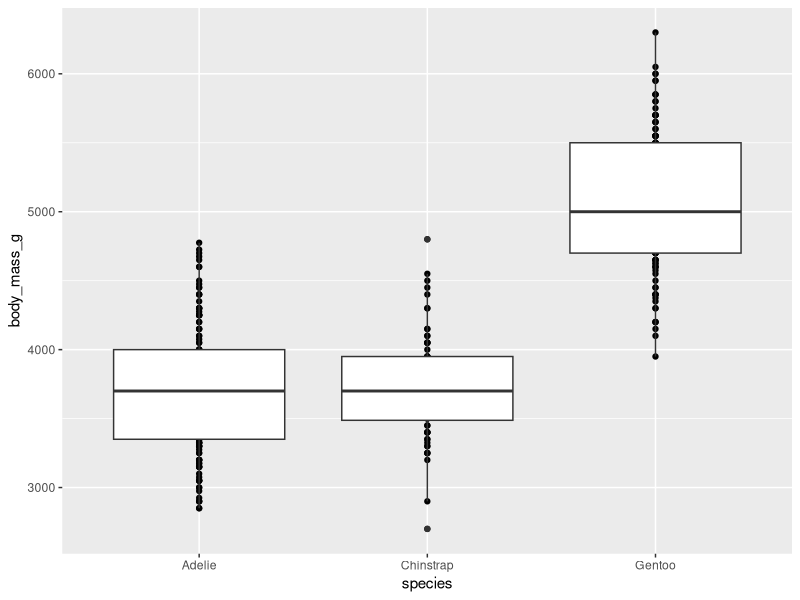
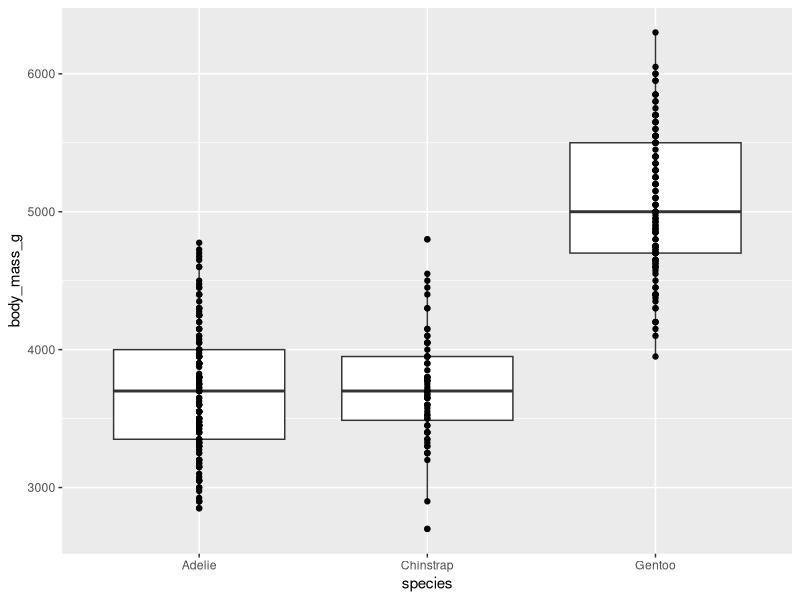
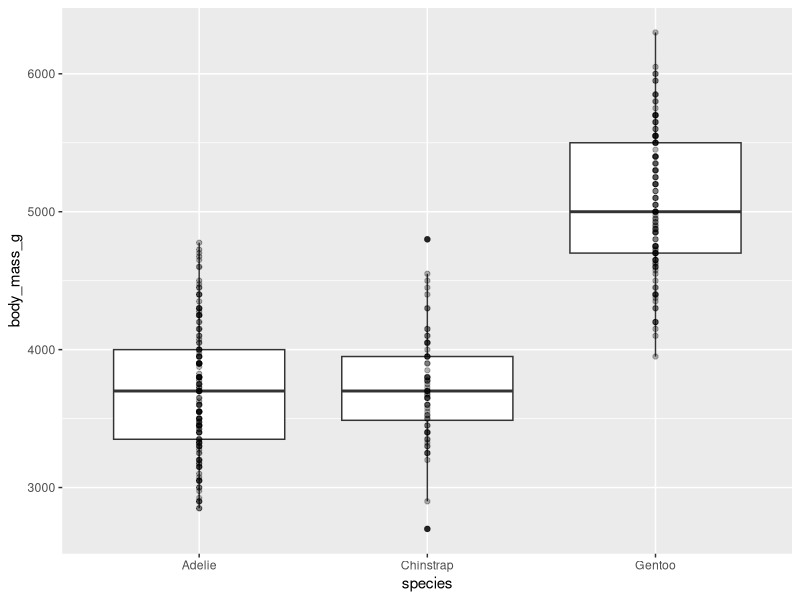
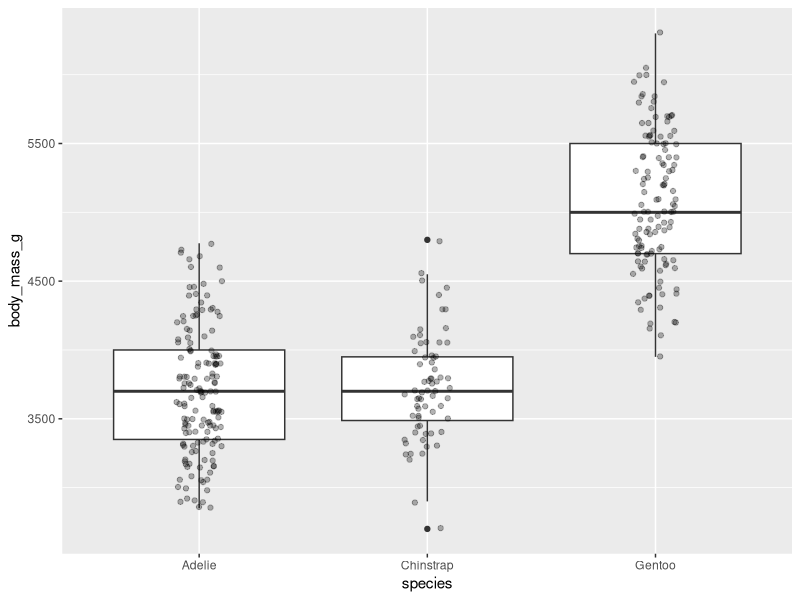
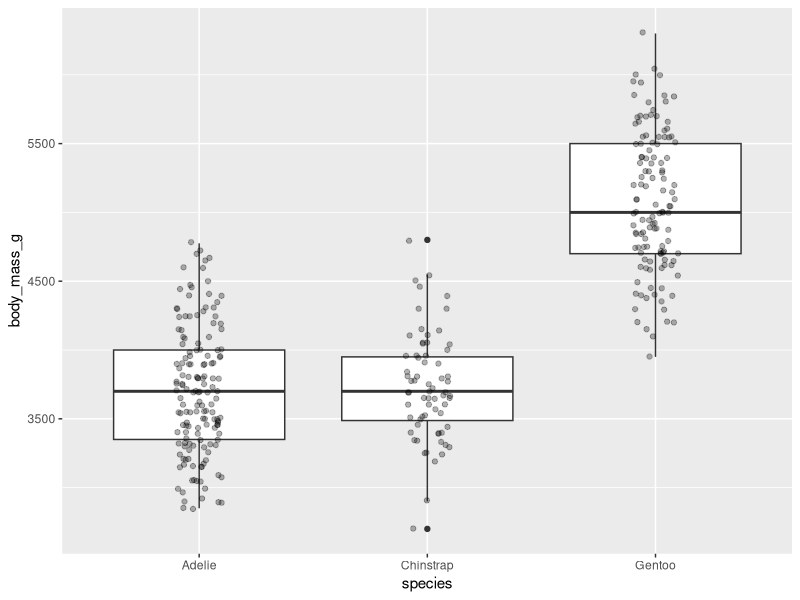
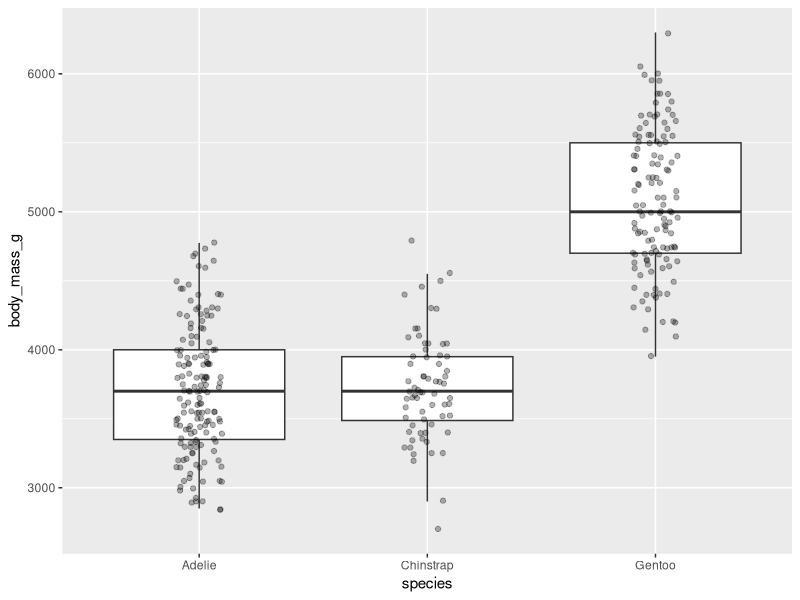
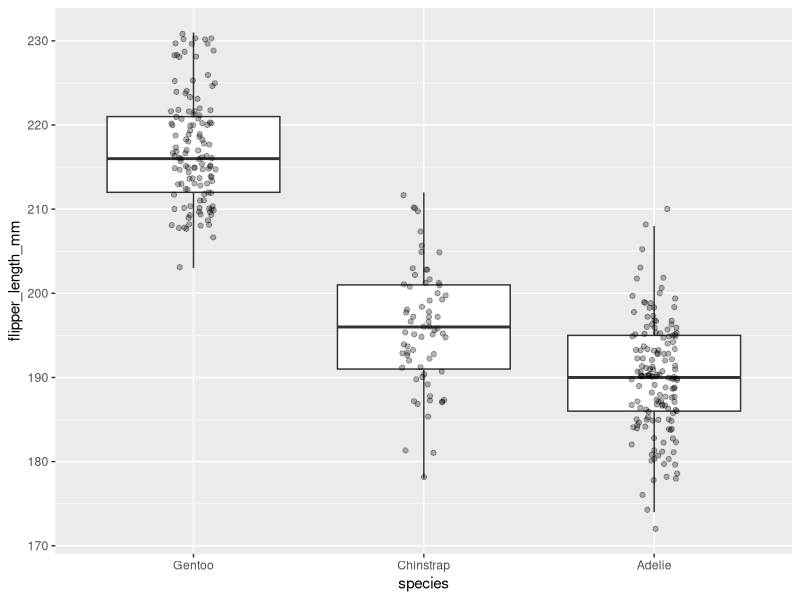
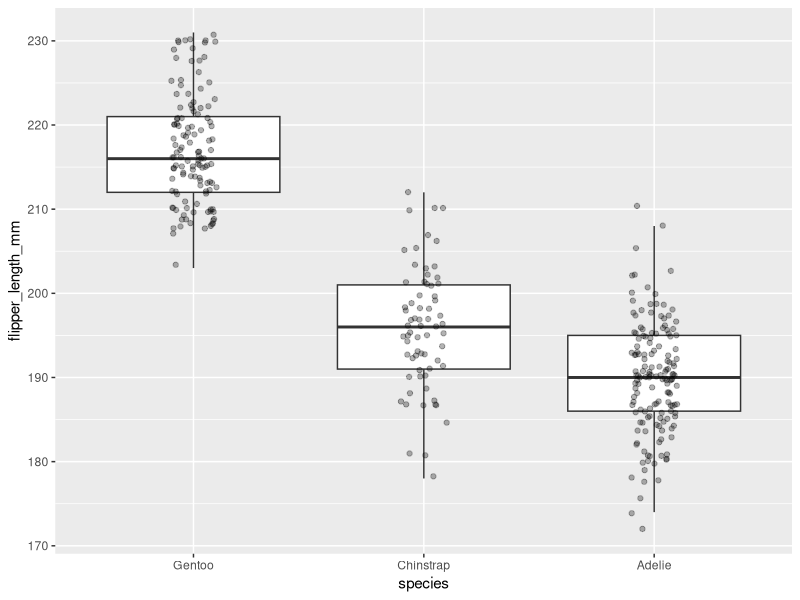

These charts were generated, in order, by the following R code: (Note: this script raises an error after producing the figures.)
## ---- chunk 1
library(tidyverse)
penguins_df <- palmerpenguins::penguins
options(scipen = 999) # just reduces ggplot from using scientific notation on axis ticks 

## ---- chunk 2
ggplot(data = penguins_df, aes(x = species, y = body_mass_g))+
  geom_point()+
  geom_boxplot()
## ---- chunk 3
ggplot(data = penguins_df, aes(x = species, y = body_mass_g))+
  geom_boxplot()+
  geom_point()
## ---- chunk 4
ggplot(data = penguins_df, aes(x = species, y = body_mass_g))+
  geom_boxplot()+
  geom_point(alpha = 0.3)
## ---- chunk 5
penguins_df|>filter(!is.na(body_mass_g))|>group_by(species)|>count()
## ---- chunk 6
penguins_df|>filter(!is.na(body_mass_g))|>group_by(species, body_mass_g)|>count()|>
  arrange(desc(n))
## ---- chunk 7
ggplot(data = penguins_df, aes(x = species, y = body_mass_g))+
  geom_boxplot()+
  geom_point(alpha = 0.3, position = position_jitter(width = 0.1))
# OR
ggplot(data = penguins_df, aes(x = species, y = body_mass_g))+
  geom_boxplot()+
  geom_jitter(alpha = 0.3, width = 0.1)

## ---- chunk 8
ggplot(data = penguins_df, aes(x = species, y = body_mass_g))+
  geom_boxplot(outliers=FALSE)+
  geom_jitter(alpha = 0.3, width = 0.1)

## ---- chunk 9
penguins_df|>
  group_by(species)|>
  summarize(mean_fl = mean(flipper_length_mm, na.rm = TRUE))

## ---- chunk 10
ggplot(data = penguins_df|>mutate(species = fct_relevel(species, "Gentoo", "Chinstrap", "Adelie")), aes(x = species, y = flipper_length_mm))+
  geom_boxplot(outliers=FALSE)+
  geom_jitter(alpha = 0.3, width = 0.1)

penguins_df2 <- penguins_df|>mutate(species = fct_relevel(species, "Gentoo", "Chinstrap", "Adelie"))
ggplot(data = penguins_df2, aes(x = species, y = flipper_length_mm))+
  geom_boxplot(outliers=FALSE)+
  geom_jitter(alpha = 0.3, width = 0.1)

## ---- chunk 11

ggplot(data = penguins_df|>mutate(species = fct_reorder(species, flipper_length_mm, mean, .desc = TRUE)), aes(x = species, y = flipper_length_mm))+
  geom_boxplot(outliers=FALSE)+
  geom_jitter(alpha = 0.3, width = 0.1)

## ---- chunk 12
penguins_sum1 <- penguins_df|>
  group_by(species)|>
  summarize(mean = mean(body_mass_g, na.rm = TRUE), 
            sd = sd(body_mass_g, na.rm = TRUE))

  ggplot(data = penguins_sum1)+
    geom_errorbar(aes(x = species,ymin = mean-sd, ymax = mean+sd))+
    geom_col(aes(x = species, y = mean))
  
   ggplot(data = penguins_sum1,aes(x = species,ymin = mean-sd, y = mean, ymax = mean+sd))+
     geom_errorbar()+
     geom_col()

## ---- chunk 13
chla_df <- read_csv(here("Lectures/06_Telling-Data-Stories/Data/ChlaPLoadingData.csv"))
glimpse(chla_df)
## ---- chunk 14
ggplot(data = chla_df, aes(x = TP, y = Chla))+
  geom_point()
## ---- chunk 15
ggplot(data = chla_df, aes(x = TP, y = Chla))+
  geom_point()+
  scale_x_continuous(trans = "log10")

## ---- chunk 16
ggplot(data = chla_df, aes(x = TP, y = Chla))+
  geom_point()+
  scale_x_continuous(trans = "log10")+
  scale_y_continuous(trans = "log10")

## ---- chunk 17
ggplot(data = chla_df, aes(x = TP, y = Chla))+
  geom_point()+
  scale_x_continuous(trans = "log10", breaks = c(0.005,0.01,0.05,0.1,0.2,1))+
  scale_y_continuous(trans = "log10")

## ---- chunk 18
ggplot(data = chla_df, aes(x = TP, y = Chla))+
  geom_point()+
  scale_x_continuous(trans = "log10", limits = c(0.0001, 100))+
  scale_y_continuous(trans = "log10")
## ---- chunk 19
ggplot(data = penguins_df, aes(x = body_mass_g, y = flipper_length_mm))+
  geom_point()+
  theme_bw()

ggplot(data = penguins_df, aes(x = body_mass_g, y = flipper_length_mm))+
  geom_point()+
  theme_grey()

ggplot(data = penguins_df, aes(x = body_mass_g, y = flipper_length_mm))+
  geom_point()+
  theme_minimal()
## ---- chunk 20
ggplot(data = penguins_df, aes(x = body_mass_g, y = flipper_length_mm))+
  geom_point()+
  theme_bw()+
  theme(panel.grid = element_blank())
## ---- chunk 21
ggplot(data = penguins_df, aes(x = body_mass_g, y = flipper_length_mm))+
  geom_point()+
  xlab("Body Mass (g)")+
  ylab("Flipper Length (mm)")+
  theme_bw()+
  theme(panel.grid = element_blank())

## ---- chunk 22
ggplot(data = penguins_df, aes(x = body_mass_g, y = flipper_length_mm))+
  geom_point()+
  xlab("Body Mass (g)")+
  ylab("Flipper Length (mm)")+
  theme_bw()+
  theme(panel.grid = element_blank(), axis.title = element_text(face = "bold", size = 18), axis.text = element_text(face = "bold", size = 14))



## ---- chunk 23
ggplot(data = penguins_df, aes(x = body_mass_g, y = flipper_length_mm, color = species))+
  geom_point()+
  xlab("Body Mass (g)")+
  ylab("Flipper Length (mm)")+
  theme_bw()+
  theme(panel.grid = element_blank(), axis.title = element_text(face = "bold", size = 18), axis.text = element_text(face = "bold", size = 14))


## ---- chunk 24
fl_mass.p <- ggplot(data = penguins_df, aes(x = body_mass_g, y = flipper_length_mm, color = species))+
  geom_point(size = 3, alpha = 0.5)+
  xlab("Body Mass (g)")+
  ylab("Flipper Length (mm)")+
  labs(color = "Species")+
  theme_bw()+
  theme(panel.grid = element_blank(), axis.title = element_text(face = "bold", size = 18), axis.text = element_text(face = "bold", size = 14),
        legend.title = element_text(size = 16, face = "bold"), legend.text = element_text(size = 12))

fl_mass.p
## ---- chunk 25
fl_mass.p|>
  ggsave(filename = here("Lectures/06_Telling-Data-Stories/Figures/flipper-length_body-mass_relationship.jpeg"),
         width = 8, height= 6, units = "in")

